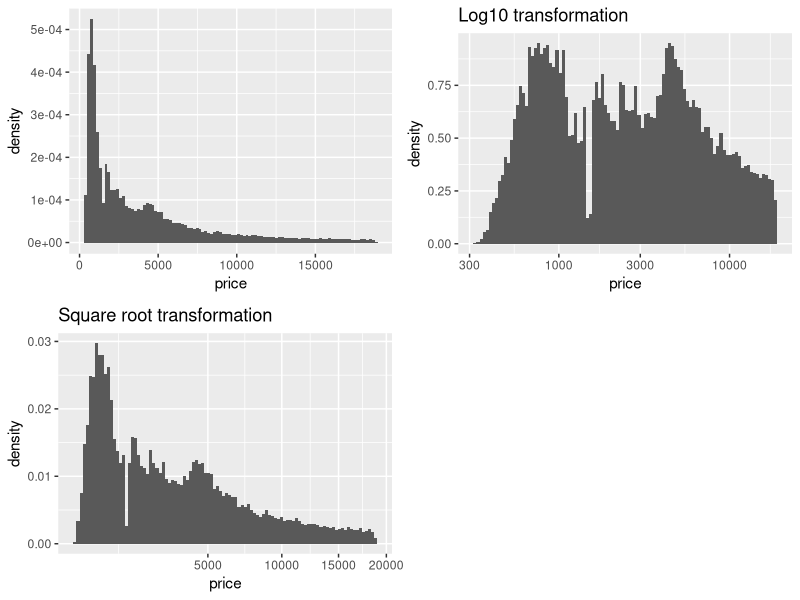
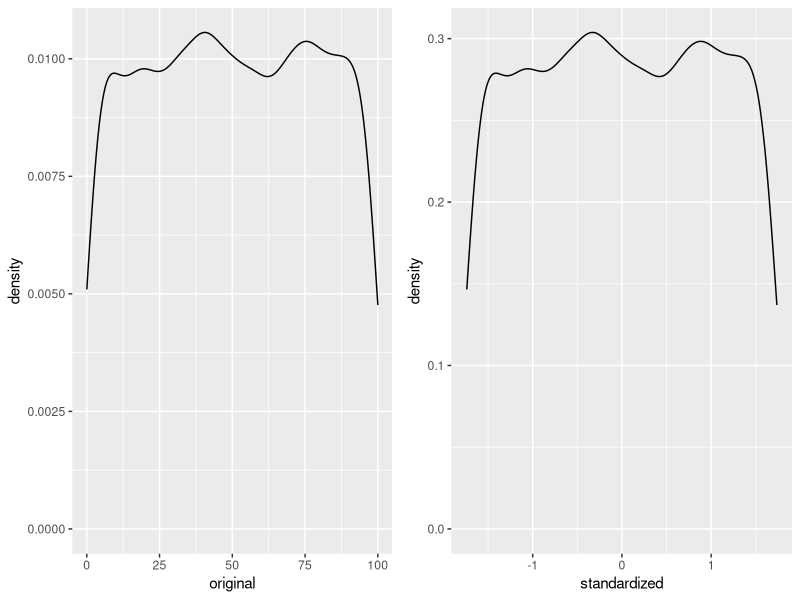

These figures' R source, in order:
## ---- chunk 1
#CHUNK 1
library(ggplot2)
library(gridExtra)
p1 <- ggplot(data = diamonds, aes(price, ..density..)) +
        geom_histogram(bins = 100)
p2 <- p1 + scale_x_log10() + ggtitle("Log10 transformation")
p3 <- p1 + scale_x_sqrt() + ggtitle("Square root transformation")
grid.arrange(p1, p2, p3, ncol = 2)
## ---- chunk 2
#CHUNK 2
#The original data is 10,000 simlulations of a uniform(0,100) variable
original <- runif(10000, min = 0, max = 100)
#Use the scale function to standardize and make data frames.
standardized <- as.data.frame(scale(original))
original <- as.data.frame(original)
#Name the variables
names(original) <- "original"
names(standardized) <- "standardized"
#Graph the data
print(paste("Original mean: ", mean(original$original), "; sd: ", sd(original$original)))
print(paste("Standardized mean: ", mean(standardized$standardized), "; sd: ", sd(standardized$standardized)))

p1 <- ggplot(data = original, aes(x = original)) + geom_density()
p2 <- ggplot(data = standardized, aes(x = standardized)) + geom_density()
grid.arrange(p1, p2, ncol = 2)
## ---- chunk 3
#CHUNK 3
library(caret)
# dummyVars is not compatible with factors
diamonds$color <- as.character(diamonds$color)
diamonds$cut <- as.character(diamonds$cut)
diamonds$clarity <- as.character(diamonds$clarity)
# Binarize variables
binarizer <- caret::dummyVars('~ cut + clarity + color', data = diamonds, fullRank= F)
diamonds_spread <- data.frame(predict(binarizer, newdata = diamonds))

head(diamonds_spread)
## ---- chunk 4
#CHUNK 4
diamonds_mod <- diamonds
# Use the level name instead of the numeric value to encode
diamonds_mod$encode <- paste(diamonds$cut, diamonds$color, diamonds$clarity)
# Binarize variable
binarize.encode <- dummyVars('~ encode', diamonds_mod)
diamonds_new <- predict(binarize.encode, diamonds_mod)
# It looks like there are 276 profiles of diamond
head(diamonds_new)
